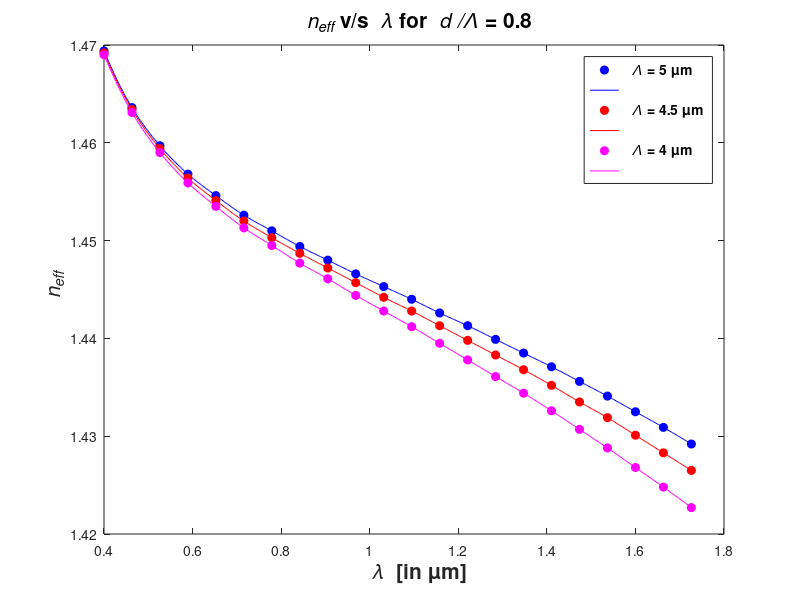
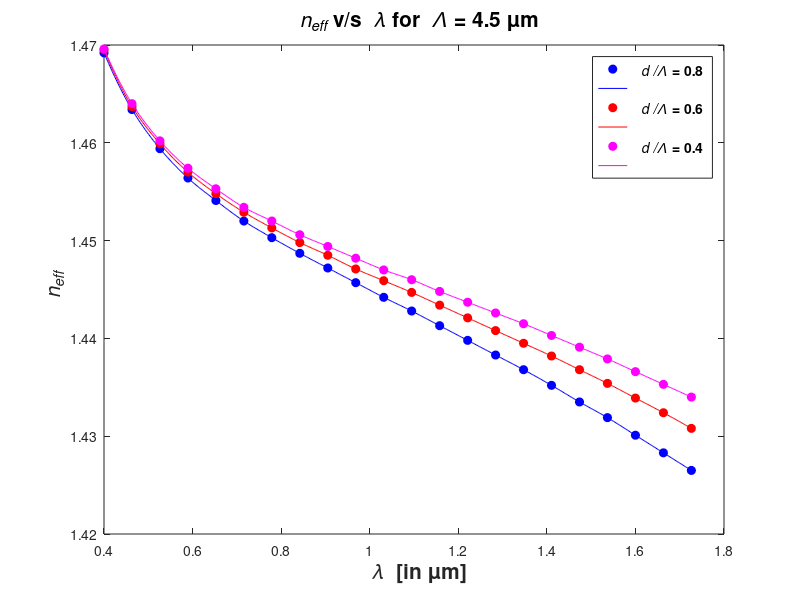
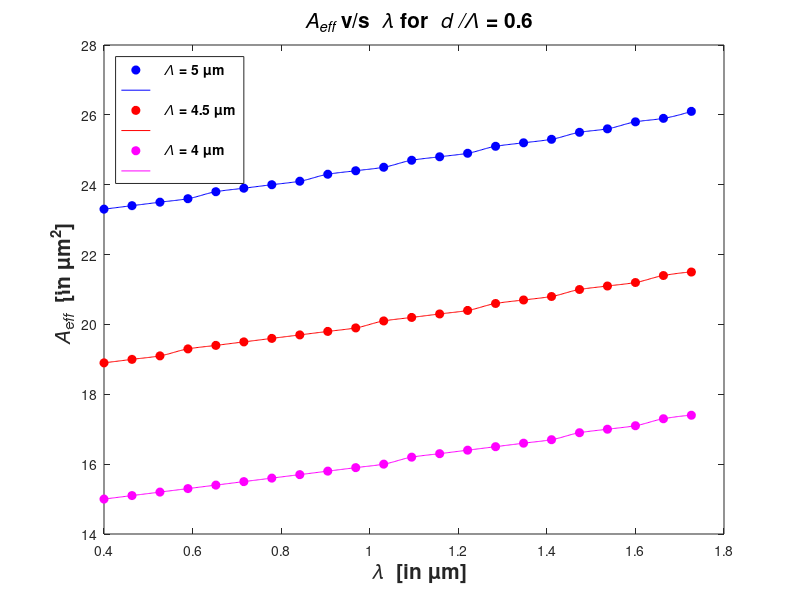
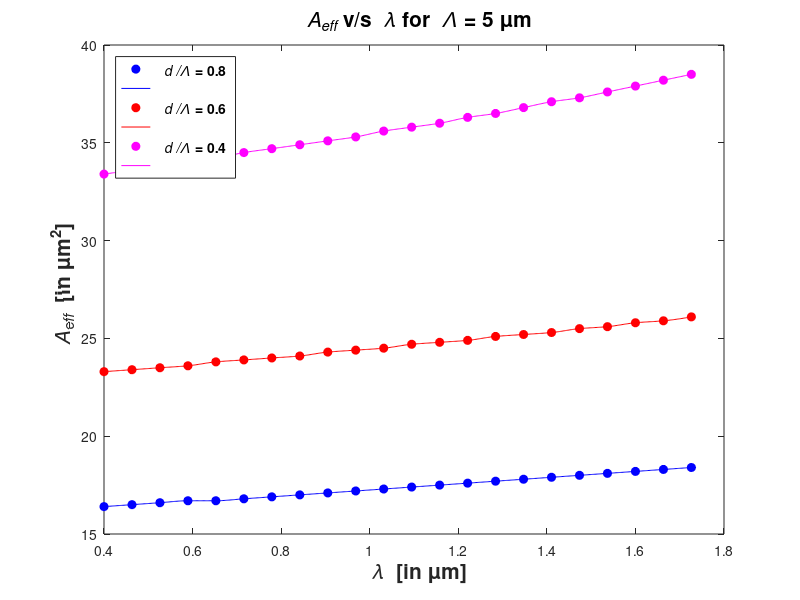

MATLAB code to generate these figures, in order:
wl = [0.4
0.4632
0.5263
0.5895
0.6526
0.7158
0.7789
0.8421
0.9053
0.9684
1.0316
1.0947
1.1579
1.2211
1.2842
1.3474
1.4105
1.4737
1.5368
1.6
1.6632
1.7263
];
n_eff_p_5_dp_0_8 = [1.4694
1.4636
1.4597
1.4568
1.4546
1.4526
1.451
1.4494
1.448
1.4466
1.4453
1.444
1.4426
1.4413
1.4399
1.4385
1.4371
1.4356
1.4341
1.4325
1.4309
1.4292
];
n_eff_p_4_5_dp_0_8 = [1.4692
1.4634
1.4594
1.4564
1.4541
1.452
1.4503
1.4487
1.4472
1.4457
1.4442
1.4428
1.4413
1.4398
1.4383
1.4368
1.4352
1.4335
1.4319
1.4301
1.4283
1.4265
];
n_eff_p_4_dp_0_8 = [1.469
1.4631
1.459
1.4559
1.4535
1.4513
1.4495
1.4477
1.4461
1.4444
1.4428
1.4412
1.4395
1.4378
1.4361
1.4344
1.4326
1.4307
1.4288
1.4268
1.4248
1.4227
];
wl_i = linspace(0.4, 1.7263, 500);  
n_eff_i_p_5_dp_0_8 = interp1(wl, n_eff_p_5_dp_0_8, wl_i, 'pchip');
n_eff_i_p_4_5_dp_0_8 = interp1(wl, n_eff_p_4_5_dp_0_8, wl_i, 'pchip');
n_eff_i_p_4_dp_0_8 = interp1(wl, n_eff_p_4_dp_0_8, wl_i, 'pchip');

figure(1);
plot(wl,n_eff_p_5_dp_0_8,'bo','MarkerFaceColor','b');
hold on;
plot(wl_i,n_eff_i_p_5_dp_0_8,'b-');
plot(wl,n_eff_p_4_5_dp_0_8,'ro','MarkerFaceColor','r');
plot(wl_i,n_eff_i_p_4_5_dp_0_8,'r-');
plot(wl,n_eff_p_4_dp_0_8,'mo','MarkerFaceColor','m');
plot(wl_i,n_eff_i_p_4_dp_0_8,'m-');
hold off;
set(gca,'fontsize',10);
xlabel('\bf {\it \lambda}  [in \mum]','fontsize',15);
ylabel('\bf {\it n_e_f_f}','fontsize',15);
title('\bf {\it n_e_f_f} v/s {\it \lambda} for {\it d /\Lambda} = 0.8','fontsize',15);
legend('\bf {\it \Lambda} = 5 \mum','','\bf {\it \Lambda} = 4.5 \mum','','\bf {\it \Lambda} = 4 \mum','','fontsize',10);

n_eff_p_4_5_dp_0_6 = [1.4695
1.4637
1.4599
1.457
1.4548
1.4529
1.4513
1.4498
1.4485
1.4471
1.4459
1.4447
1.4434
1.4421
1.4408
1.4395
1.4382
1.4368
1.4354
1.4339
1.4324
1.4308
];
n_eff_p_4_5_dp_0_4 = [1.4696
1.464
1.4602
1.4574
1.4553
1.4534
1.452
1.4506
1.4494
1.4482
1.447
1.446
1.4448
1.4437
1.4426
1.4415
1.4403
1.4391
1.4379
1.4366
1.4353
1.434
];

n_eff_i_p_4_5_dp_0_6 = interp1(wl, n_eff_p_4_5_dp_0_6, wl_i, 'pchip');
n_eff_i_p_4_5_dp_0_4 = interp1(wl, n_eff_p_4_5_dp_0_4, wl_i, 'pchip');

figure(2);
plot(wl,n_eff_p_4_5_dp_0_8,'bo','MarkerFaceColor','b');
hold on;
plot(wl_i,n_eff_i_p_4_5_dp_0_8,'b-');
plot(wl,n_eff_p_4_5_dp_0_6,'ro','MarkerFaceColor','r');
plot(wl_i,n_eff_i_p_4_5_dp_0_6,'r-');
plot(wl,n_eff_p_4_5_dp_0_4,'mo','MarkerFaceColor','m');
plot(wl_i,n_eff_i_p_4_5_dp_0_4,'m-');
hold off;
set(gca,'fontsize',10);
xlabel('\bf {\it \lambda}  [in \mum]','fontsize',15);
ylabel('\bf {\it n_e_f_f}','fontsize',15);
title('\bf {\it n_e_f_f} v/s {\it \lambda} for {\it \Lambda} = 4.5 \mum','fontsize',15);
legend('\bf {\it d /\Lambda} = 0.8','','\bf {\it d /\Lambda} = 0.6','','\bf {\it d /\Lambda} = 0.4','','fontsize',10);

A_eff_p_5_dp_0_6 = [2.33E+01
2.34E+01
2.35E+01
2.36E+01
2.38E+01
2.39E+01
2.40E+01
2.41E+01
2.43E+01
2.44E+01
2.45E+01
2.47E+01
2.48E+01
2.49E+01
2.51E+01
2.52E+01
2.53E+01
2.55E+01
2.56E+01
2.58E+01
2.59E+01
2.61E+01
];

A_eff_p_4_5_dp_0_6 = [1.89E+01
1.90E+01
1.91E+01
1.93E+01
1.94E+01
1.95E+01
1.96E+01
1.97E+01
1.98E+01
1.99E+01
2.01E+01
2.02E+01
2.03E+01
2.04E+01
2.06E+01
2.07E+01
2.08E+01
2.10E+01
2.11E+01
2.12E+01
2.14E+01
2.15E+01
];

A_eff_p_4_dp_0_6 = [1.50E+01
1.51E+01
1.52E+01
1.53E+01
1.54E+01
1.55E+01
1.56E+01
1.57E+01
1.58E+01
1.59E+01
1.60E+01
1.62E+01
1.63E+01
1.64E+01
1.65E+01
1.66E+01
1.67E+01
1.69E+01
1.70E+01
1.71E+01
1.73E+01
1.74E+01
];

A_eff_i_p_5_dp_0_6 = interp1(wl, A_eff_p_5_dp_0_6, wl_i, 'pchip');
A_eff_i_p_4_5_dp_0_6 = interp1(wl, A_eff_p_4_5_dp_0_6, wl_i, 'pchip');
A_eff_i_p_4_dp_0_6 = interp1(wl, A_eff_p_4_dp_0_6, wl_i, 'pchip');

figure(3);
plot(wl,A_eff_p_5_dp_0_6,'bo','MarkerFaceColor','b');
hold on;
plot(wl_i,A_eff_i_p_5_dp_0_6,'b-');
plot(wl,A_eff_p_4_5_dp_0_6,'ro','MarkerFaceColor','r');
plot(wl_i,A_eff_i_p_4_5_dp_0_6,'r-');
plot(wl,A_eff_p_4_dp_0_6,'mo','MarkerFaceColor','m');
plot(wl_i,A_eff_i_p_4_dp_0_6,'m-');
hold off;
set(gca,'fontsize',10);
xlabel('\bf {\it \lambda}  [in \mum]','fontsize',15);
ylabel('\bf {\it A_e_f_f}  [in \mum^2]','fontsize',15);
title('\bf {\it A_e_f_f} v/s {\it \lambda} for {\it d /\Lambda} = 0.6','fontsize',15);
legend('\bf {\it \Lambda} = 5 \mum','','\bf {\it \Lambda} = 4.5 \mum','','\bf {\it \Lambda} = 4 \mum','','fontsize',10,'Location','northwest');

A_eff_p_5_dp_0_8 = [1.64E+01
1.65E+01
1.66E+01
1.67E+01
1.67E+01
1.68E+01
1.69E+01
1.70E+01
1.71E+01
1.72E+01
1.73E+01
1.74E+01
1.75E+01
1.76E+01
1.77E+01
1.78E+01
1.79E+01
1.80E+01
1.81E+01
1.82E+01
1.83E+01
1.84E+01
];

A_eff_p_5_dp_0_4 = [3.34E+01
3.36E+01
3.38E+01
3.40E+01
3.42E+01
3.45E+01
3.47E+01
3.49E+01
3.51E+01
3.53E+01
3.56E+01
3.58E+01
3.60E+01
3.63E+01
3.65E+01
3.68E+01
3.71E+01
3.73E+01
3.76E+01
3.79E+01
3.82E+01
3.85E+01
];

A_eff_i_p_5_dp_0_8 = interp1(wl, A_eff_p_5_dp_0_8, wl_i, 'pchip');
A_eff_i_p_5_dp_0_4 = interp1(wl, A_eff_p_5_dp_0_4, wl_i, 'pchip');

figure(4);
plot(wl,A_eff_p_5_dp_0_8,'bo','MarkerFaceColor','b');
hold on;
plot(wl_i,A_eff_i_p_5_dp_0_8,'b-');
plot(wl,A_eff_p_5_dp_0_6,'ro','MarkerFaceColor','r');
plot(wl_i,A_eff_i_p_5_dp_0_6,'r-');
plot(wl,A_eff_p_5_dp_0_4,'mo','MarkerFaceColor','m');
plot(wl_i,A_eff_i_p_5_dp_0_4,'m-');
hold off;
set(gca,'fontsize',10);
xlabel('\bf {\it \lambda}  [in \mum]','fontsize',15);
ylabel('\bf {\it A_e_f_f}  [in \mum^2]','fontsize',15);
title('\bf {\it A_e_f_f} v/s {\it \lambda} for {\it \Lambda} = 5 \mum','fontsize',15);
legend('\bf {\it d /\Lambda} = 0.8','','\bf {\it d /\Lambda} = 0.6','','\bf {\it d /\Lambda} = 0.4','','fontsize',10,'Location','northwest');

wl_red = [0.4
0.4632
0.5263
0.5895
0.6526
0.7158
0.7789
0.8421
0.9053
0.9684
1.0316
1.0947
1.1579
1.2211
1.2842
1.3474
1.4105
1.4737
1.5368
1.6];

disp_p_5_dp_0_4 = [-5.99E+02
-4.28E+02
-2.62E+02
-1.49E+02
-2.17E+02
-6.12E+01
-6.50E+01
-6.91E+01
-1.32E+00
-7.95E+01
8.49E+01
-3.36E-12
-9.51E+01
-1.62E+00
1.09E+02
1.11E+02
-1.16E+02
1.21E+02
-2.79E-10
1.36E+02
];

disp_p_4_5_dp_0_4 = [-5.99E+02
-3.90E+02
-3.06E+02
-1.00E+02
-2.71E+02
-1.33E+00
-1.30E+02
1.34E+00
-1.44E+00
-1.60E+02
1.71E+02
-9.14E+01
1.68E+00
-1.78E+00
1.09E+02
-2.14E+00
2.24E+00
1.21E+02
2.91E-10
2.75E+00
];

disp_p_4_dp_0_4 = [-6.32E+02
-3.51E+02
-3.50E+02
-1.00E+02
-1.62E+02
-1.21E+02
-6.50E+01
1.45E+00
-7.72E+01
1.54E+00
-1.64E+00
-2.07E-10
1.84E+00
-1.94E+00
1.09E+02
1.10E+02
-2.33E+02
3.67E+02
-1.28E+02
2.96E+00
];

wl_red_i = linspace(0.4, 1.6, 500);  
disp_i_p_5_dp_0_4 = interp1(wl_red, disp_p_5_dp_0_4, wl_red_i, 'pchip');
disp_i_p_4_5_dp_0_4 = interp1(wl_red, disp_p_4_5_dp_0_4, wl_red_i, 'pchip');
disp_i_p_4_dp_0_4 = interp1(wl_red, disp_p_4_dp_0_4, wl_red_i, 'pchip');

figure(5);
plot(wl_red,disp_p_5_dp_0_4,'bo','MarkerFaceColor','b');
hold on;
plot(wl_red_i,disp_i_p_5_dp_0_4,'b-');
plot(wl_red,disp_p_4_5_dp_0_4,'ro','MarkerFaceColor','r');
plot(wl_red_i,disp_i_p_4_5_dp_0_4,'r-');
plot(wl_red,disp_p_4_dp_0_4,'mo','MarkerFaceColor','m');
plot(wl_red_i,disp_i_p_4_dp_0_4,'m-');
hold off;
set(gca,'fontsize',10);
xlabel('\bf {\it \lambda}  [in \mum]','fontsize',15);
ylabel('\bf {\it Dispersion}  [in ps/km-nm]','fontsize',15);
title('\bf {\it Dispersion} v/s {\it \lambda} for {\it d /\Lambda} = 0.4','fontsize',15);
legend('\bf {\it \Lambda} = 5 \mum','','\bf {\it \Lambda} = 4.5 \mum','','\bf {\it \Lambda} = 4 \mum','','fontsize',10,'Location','northwest');

disp_p_4_dp_0_8 = [-5.99E+02
-3.90E+02
-3.06E+02
-1.00E+02
-2.16E+02
-1.71E+00
-1.30E+02
7.22E+01
-7.77E+01
2.05E+00
8.40E+01
-5.46E-12
2.60E+00
-2.75E+00
1.10E+02
1.09E+02
3.54E+00
1.19E+02
8.85E-12
1.38E+02
];

disp_p_4_dp_0_6 = [-6.32E+02
-3.90E+02
-2.62E+02
-1.00E+02
-2.71E+02
-1.52E+00
-1.30E+02
7.19E+01
-7.75E+01
-7.92E+01
8.45E+01
-2.07E-10
2.14E+00
9.98E+01
2.55E+00
1.10E+02
-1.15E+02
1.20E+02
1.28E+02
3.60E+00
];

disp_i_p_4_dp_0_8 = interp1(wl_red, disp_p_4_dp_0_8, wl_red_i, 'pchip');
disp_i_p_4_dp_0_6 = interp1(wl_red, disp_p_4_dp_0_6, wl_red_i, 'pchip');

figure(6);
plot(wl_red,disp_p_4_dp_0_8,'bo','MarkerFaceColor','b');
hold on;
plot(wl_red_i,disp_i_p_4_dp_0_8,'b-');
plot(wl_red,disp_p_4_dp_0_6,'ro','MarkerFaceColor','r');
plot(wl_red_i,disp_i_p_4_dp_0_6,'r-');
plot(wl_red,disp_p_4_dp_0_4,'mo','MarkerFaceColor','m');
plot(wl_red_i,disp_i_p_4_dp_0_4,'m-');
hold off;
set(gca,'fontsize',10);
xlabel('\bf {\it \lambda}  [in \mum]','fontsize',15);
ylabel('\bf {\it Dispersion}  [in ps/km-nm]','fontsize',15);
title('\bf {\it Dispersion} v/s {\it \lambda} for {\it \Lambda} = 4 \mum','fontsize',15);
legend('\bf {\it d /\Lambda} = 0.8','','\bf {\it d /\Lambda} = 0.6','','\bf {\it d /\Lambda} = 0.4','','fontsize',10,'Location','northwest');

cfl_p_5_dp_0_6 = [6.99E-03
1.05E-02
1.62E-02
2.34E-02
3.43E-02
5.00E-02
7.14E-02
1.02E-01
1.44E-01
2.03E-01
2.84E-01
3.95E-01
5.47E-01
7.56E-01
1.04E+00
1.43E+00
1.95E+00
2.67E+00
3.64E+00
4.96E+00
];

cfl_p_4_5_dp_0_6 = [1.00E-02
1.62E-02
2.48E-02
3.85E-02
5.79E-02
8.64E-02
1.28E-01
1.87E-01
2.73E-01
3.94E-01
5.66E-01
8.09E-01
1.15E+00
1.64E+00
2.31E+00
3.26E+00
4.59E+00
6.46E+00
9.04E+00
1.27E+01
];

cfl_p_4_dp_0_6 = [1.65E-02
2.68E-02
4.34E-02
6.86E-02
1.08E-01
1.67E-01
2.55E-01
3.88E-01
5.83E-01
8.72E-01
1.30E+00
1.92E+00
2.83E+00
4.16E+00
6.09E+00
8.89E+00
1.29E+01
1.89E+01
2.73E+01
3.97E+01
];
  
cfl_i_p_5_dp_0_6 = interp1(wl_red, cfl_p_5_dp_0_6, wl_red_i, 'pchip');
cfl_i_p_4_5_dp_0_6 = interp1(wl_red, cfl_p_4_5_dp_0_6, wl_red_i, 'pchip');
cfl_i_p_4_dp_0_6 = interp1(wl_red, cfl_p_4_dp_0_6, wl_red_i, 'pchip');

figure(7);
plot(wl_red,cfl_p_5_dp_0_6,'bo','MarkerFaceColor','b');
hold on;
plot(wl_red_i,cfl_i_p_5_dp_0_6,'b-');
plot(wl_red,cfl_p_4_5_dp_0_6,'ro','MarkerFaceColor','r');
plot(wl_red_i,cfl_i_p_4_5_dp_0_6,'r-');
plot(wl_red,cfl_p_4_dp_0_6,'mo','MarkerFaceColor','m');
plot(wl_red_i,cfl_i_p_4_dp_0_6,'m-');
hold off;
set(gca,'fontsize',10);
xlabel('\bf {\it \lambda}  [in \mum]','fontsize',15);
ylabel('\bf {\it Confinement Loss}  [in dB/m]','fontsize',15);
title('\bf {\it Confinement Loss} v/s {\it \lambda} for {\it d /\Lambda} = 0.6','fontsize',15);
legend('\bf {\it \Lambda} = 5 \mum','','\bf {\it \Lambda} = 4.5 \mum','','\bf {\it \Lambda} = 4 \mum','','fontsize',10,'Location','northwest');

cfl_p_5_dp_0_8 = [7.11E-05
-1.63E-04
2.45E-04
7.26E-06
-1.15E-04
2.73E-05
9.52E-05
-2.05E-04
4.06E-03
-8.66E-05
-9.82E-05
1.63E-04
3.04E-03
4.14E-05
5.22E-05
-7.20E-06
2.88E-05
-7.26E-04
2.85E-05
1.09E-04
];

cfl_p_5_dp_0_4 = [5.24E+03
7.05E+03
9.36E+03
1.21E+04
1.54E+04
1.95E+04
2.45E+04
3.06E+04
3.80E+04
4.69E+04
5.77E+04
7.07E+04
8.64E+04
1.05E+05
1.28E+05
1.55E+05
1.88E+05
2.28E+05
2.76E+05
3.34E+05
];
    
cfl_i_p_5_dp_0_8 = interp1(wl_red, cfl_p_5_dp_0_8, wl_red_i, 'pchip');
cfl_i_p_5_dp_0_4 = interp1(wl_red, cfl_p_5_dp_0_4, wl_red_i, 'pchip');

% figure(8);
% plot(wl_red,cfl_p_5_dp_0_8,'bo','MarkerFaceColor','b');
% hold on;
% plot(wl_red_i,cfl_i_p_5_dp_0_8,'b-');
% plot(wl_red,cfl_p_5_dp_0_6,'ro','MarkerFaceColor','r');
% plot(wl_red_i,cfl_i_p_5_dp_0_6,'r-');
% plot(wl_red,cfl_p_5_dp_0_4,'mo','MarkerFaceColor','m');
% plot(wl_red_i,cfl_i_p_5_dp_0_4,'m-');
% hold off;
% set(gca,'fontsize',10);
% xlabel('\bf {\it \lambda}  [in \mum]','fontsize',15);
% ylabel('\bf {\it Confinement Loss}  [in dB/m]','fontsize',15);
% title('\bf {\it Confinement Loss} v/s {\it \lambda} for {\it \Lambda} = 5 \mum','fontsize',15);
% legend('\bf {\it d /\Lambda} = 0.8','','\bf {\it d /\Lambda} = 0.6','','\bf {\it d /\Lambda} = 0.4','','fontsize',10,'Location','northwest');




